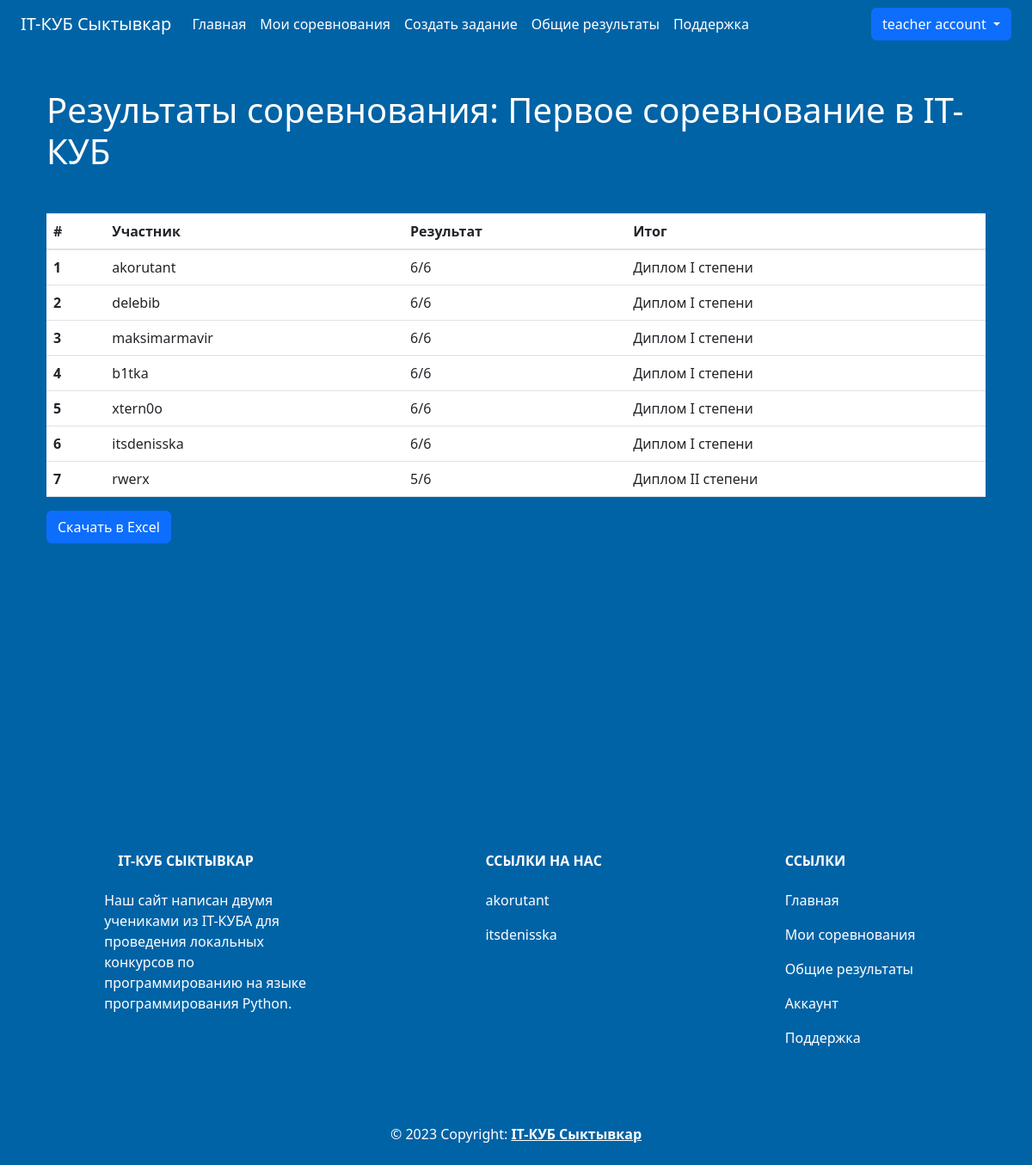
Screenshot of /contest/results/1 (signed in) with the database file from the repository.
### data/users.py (models this page shows, shortened)
class User(SqlAlchemyBase, UserMixin):
    __tablename__ = 'users'
    id = sqlalchemy.Column(sqlalchemy.Integer,
                           primary_key=True, autoincrement=True)
    login = sqlalchemy.Column(sqlalchemy.String, nullable=False)
    firstname = sqlalchemy.Column(sqlalchemy.String, nullable=False)
    surname = sqlalchemy.Column(sqlalchemy.String, nullable=False)
    patronymic = sqlalchemy.Column(sqlalchemy.String, nullable=False)
    job_title = sqlalchemy.Column(sqlalchemy.String, nullable=False)
    email = sqlalchemy.Column(sqlalchemy.String,
                              index=True, unique=True, nullable=False)
    hashed_password = sqlalchemy.Column(sqlalchemy.String, nullable=False)
    count_contests = sqlalchemy.Column(sqlalchemy.Integer, nullable=False, default=0)
    count_wins = sqlalchemy.Column(sqlalchemy.Integer, nullable=False, default=0)
    avatar = sqlalchemy.Column(sqlalchemy.String, nullable=True)
    created_date = sqlalchemy.Column(sqlalchemy.DateTime,
                                     default=datetime.now)
    contest_results = orm.relationship('ContestResults', backref='user')

### data/contests.py (models this page shows)
class Contest(SqlAlchemyBase):
    __tablename__ = "contests"
    id = sqlalchemy.Column(sqlalchemy.Integer,
                           primary_key=True, autoincrement=True)
    title = sqlalchemy.Column(sqlalchemy.String, nullable=False, unique=True)
    description = sqlalchemy.Column(sqlalchemy.String, nullable=False)
    author_id = sqlalchemy.Column(sqlalchemy.Integer,
                                  sqlalchemy.ForeignKey("teachers.user_id"))
    join_deadline = sqlalchemy.Column(sqlalchemy.DateTime, nullable=False)
    end_deadline = sqlalchemy.Column(sqlalchemy.DateTime, nullable=False)
    teacher = orm.relationship('Teacher')
    tasks = orm.relationship('Task', secondary='contest_to_task', backref='contest')
    contest_result = orm.relationship("ContestResults", back_populates='contest_item')

### data/contest_results.py (models this page shows)
class ContestResults(SqlAlchemyBase):
    __tablename__ = "contests_results"
    id = sqlalchemy.Column(sqlalchemy.Integer,
                           primary_key=True, autoincrement=True)
    student_id = sqlalchemy.Column(sqlalchemy.Integer,
                                   sqlalchemy.ForeignKey("users.id"))
    contest_id = sqlalchemy.Column(sqlalchemy.Integer,
                                   sqlalchemy.ForeignKey("contests.id"))
    complited = sqlalchemy.Column(sqlalchemy.Integer)
    count_tasks = sqlalchemy.Column(sqlalchemy.Integer)
    student = orm.relationship("User")
    contest_item = orm.relationship("Contest")

### main.py (the view)
@app.route("/contest/results/<int:contest_id>")
@login_required
def contests_results(contest_id):
    db_sess = db_session.create_session()
    contest = db_sess.query(Contest).filter(Contest.id == contest_id).first()
    contest_results = db_sess.query(ContestResults).filter(ContestResults.contest_id == contest_id)\
        .order_by(ContestResults.complited.desc()).all()
    return render_template('contest_results.html', contest=contest, results=contest_results)

### data/db_session.py (called while the page is built)
def create_session() -> Session:
    global __factory
    return __factory()

### main.py (called while the page is built)
@login_manager.user_loader
def load_user(user_id):
    db_sess = db_session.create_session()
    return db_sess.query(User).get(user_id)

### templates/contest_results.html
{% extends 'base.html' %} {% block content %}
<div class="container mt-3 text-white">
  <h1 class="mt-2">Результаты соревнования: {{contest.title}}</h1>
    <table class="table text-white mt-5">
  <thead>
    <tr>
      <th scope="col">#</th>
      <th scope="col">Участник</th>
      <th scope="col">Результат</th>
      <th scope="col">Итог</th>
    </tr>
  </thead>
  <tbody>
  {% for result in results %}
  <tr>
      <th scope="row">{{ loop.index }}</th>
      <td>{{ result.user.login }}</td>
      <td>{{ result.complited }}/{{ result.count_tasks }}</td>
      <td>
          {% set a = result.complited %}
          {% set b = result.count_tasks %}
          {% if a == b %}
          Диплом I степени
          {% elif a / b * 100 | int > 80 %}
          Диплом II степени
          {% elif a / b * 100 | int > 60 %}
          Диплом III степени
          {% else %}
          Участник
          {% endif %}
      </td>
  </tr>
  {% endfor %}
  </tbody>
</table>
    <a class="btn btn-primary" href="{{ url_for('download_excel', contest_id=contest.id) }}">Скачать в Excel</a>
</div>
{% endblock %}

### templates/base.html (shortened to what this page needs)
<!DOCTYPE html>
<html lang="ru">
<head>
    <link
            rel="stylesheet"
            href="https://stackpath.bootstrapcdn.com/bootstrap/4.4.1/css/bootstrap.min.css"
    />
    <link
            href="https://cdn.jsdelivr.net/npm/bootstrap@5.3.0-alpha3/dist/css/bootstrap.min.css"
            rel="stylesheet"
    />
    <link rel="stylesheet" href="{{ url_for('static', filename='css/style.css') }}"/>
</head>
<body class="navbar-background">
<header class="container-fluid navbar-background">
    <nav class="navbar navbar-expand-lg navbar-background">
        <div class="container-fluid">
            <a class="navbar-brand text-white" href="{{ url_for('index') }}">IT-КУБ Сыктывкар</a>
            <div
                    class="collapse navbar-collapse justify-content-between"
                    id="navbarSupportedContent"
            >
                <ul class="navbar-nav me-auto mb-2 mb-lg-0">
                    <li class="nav-item">
                        <a
                                class="nav-link active text-white"
                                aria-current="page"
                                href="{{ url_for('index') }}"
                        >Главная</a
                        >
                    </li>
                    {% if current_user.is_authenticated %}
                    {% if current_user.job_title == "teacher" %}
                    <li>
                        <a class="nav-link text-white" href="{{ url_for('contests_teacher') }}">Мои соревнования</a>
                    </li>
                    <li>
                        <a class="nav-link text-white" href="{{ url_for('tasks_add') }}">Создать задание</a>
                    </li>
                    {% endif %}
                    <li>
                        <a href="{{ url_for('results') }}" class="nav-link text-white">Общие результаты</a>
                    </li>
                    {% endif %}
                    <li class="nav-item">
                        <a class="nav-link text-white" href="{{ url_for('help') }}">Поддержка</a>
                    </li>
                </ul>
                <div>
                    {% if current_user.is_authenticated %}
                    <div class="btn-group dropdown-center">
                        <button type="button" class="btn btn-primary dropdown-toggle"
                                data-bs-toggle="dropdown"
                                aria-expanded="false">
                            {{ current_user.login }}
                        </button>
                    </div>
                    {% else %}
                    <a class="btn btn-primary" href="{{ url_for('login') }}">Войти</a>
                    <a class="btn btn-primary" href="{{ url_for('register') }}">Регистрация</a>
                    {% endif %}
                </div>
            </div>
        </div>
    </nav>
</header>
<main role="main" class="container content mt-5">
    {% block content %} {% endblock %}
</main>
<footer class="text-center text-lg-start navbar-background text-muted">
    <section
            class="d-flex justify-content-center justify-content-lg-between p-4"
    >
        <div class="container text-center text-md-start mt-5 text-white">
            <div class="row mt-3">
                <div class="col-md-3 col-lg-4 col-xl-3 mx-auto mb-4">
                    <h6 class="text-uppercase fw-bold mb-4">
                        IT-КУБ Сыктывкар
                    </h6>
                    <p>Наш сайт написан двумя учениками из IT-КУБА для проведения локальных конкурсов по
                        программированию на языке программирования Python.</p>
                </div>
                <div class="col-md-2 col-lg-2 col-xl-2 mx-auto mb-4">
                    <h6 class="text-uppercase fw-bold mb-4">Ссылки на нас</h6>
                    <p>
                        <a href="https://akoru.works/" class="nav-link text-white">akorutant</a>
                    </p>
                    <p>
                        <a href="https://t.me/itsdenisska" class="nav-link text-white">itsdenisska</a>
                    </p>
                </div>
                <div class="col-md-3 col-lg-2 col-xl-2 mx-auto mb-4">
                    <h6 class="text-uppercase fw-bold mb-4">Ссылки</h6>
                    <p>
                        <a href="{{ url_for('index') }}" class="nav-link text-white">Главная</a>
                    </p>
                    {% if current_user.is_authenticated %}
                    {% if current_user.job_title == "teacher" %}
                    <p>
                        <a class="nav-link text-white" href="{{ url_for('contests_teacher') }}">Мои соревнования</a>
                    </p>
                    {% endif %}
                    <p>
                        <a href="{{ url_for('results') }}" class="nav-link text-white">Общие результаты</a>
                    </p>
                    <p>
                        <a class="nav-link text-white"
                           href="{{ url_for('account', user_id=current_user.id) }}">Аккаунт</a>
                    </p>
                    {% endif %}
                    <p>
                        <a href="{{ url_for('help') }}" class="nav-link text-white">Поддержка</a>
                    </p>
                </div>
            </div>
        </div>
    </section>
    <div class="text-center p-4 text-white">
        © 2023 Copyright:
        <a class="text-reset fw-bold" href="{{ url_for('index') }}">IT-КУБ Сыктывкар</a>
    </div>
</footer>
</body>
</html>

### static/css/style.css (style rules this page uses)
.navbar-background { background-color: #0063a6; }
.content { min-height:100vh; }

### rows the page displays
User: login "teacher account"
Contest: title "Первое соревнование в IT-КУБ"
ContestResults: user.login "akorutant", complited "6", count_tasks "6", shows "Диплом I степени"
ContestResults: user.login "delebib", complited "6", count_tasks "6", shows "Диплом I степени"
ContestResults: user.login "maksimarmavir", complited "6", count_tasks "6", shows "Диплом I степени"
ContestResults: user.login "b1tka", complited "6", count_tasks "6", shows "Диплом I степени"
ContestResults: user.login "xtern0o", complited "6", count_tasks "6", shows "Диплом I степени"
ContestResults: user.login "itsdenisska", complited "6", count_tasks "6", shows "Диплом I степени"
ContestResults: user.login "rwerx", complited "5", count_tasks "6", shows "Диплом II степени"
